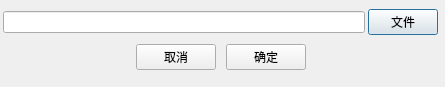
<?xml version="1.0" encoding="UTF-8"?>
<ui version="4.0">
 <class>opendialog</class>
 <widget class="QDialog" name="opendialog">
  <property name="geometry">
   <rect>
    <x>0</x>
    <y>0</y>
    <width>445</width>
    <height>87</height>
   </rect>
  </property>
  <property name="windowTitle">
   <string>打开文件/地址</string>
  </property>
  <widget class="QWidget" name="verticalLayoutWidget">
   <property name="geometry">
    <rect>
     <x>0</x>
     <y>0</y>
     <width>441</width>
     <height>81</height>
    </rect>
   </property>
   <layout class="QVBoxLayout" name="verticalLayout">
    <property name="spacing">
     <number>3</number>
    </property>
    <property name="leftMargin">
     <number>3</number>
    </property>
    <property name="topMargin">
     <number>3</number>
    </property>
    <property name="rightMargin">
     <number>3</number>
    </property>
    <property name="bottomMargin">
     <number>3</number>
    </property>
    <item>
     <layout class="QHBoxLayout" name="horizontalLayout">
      <property name="spacing">
       <number>3</number>
      </property>
      <item>
       <widget class="QLineEdit" name="lineEdit">
        <property name="toolTip">
         <string>请输入网址或文件路径</string>
        </property>
       </widget>
      </item>
      <item>
       <widget class="QPushButton" name="pushButton">
        <property name="sizePolicy">
         <sizepolicy hsizetype="Fixed" vsizetype="Fixed">
          <horstretch>0</horstretch>
          <verstretch>0</verstretch>
         </sizepolicy>
        </property>
        <property name="minimumSize">
         <size>
          <width>50</width>
          <height>0</height>
         </size>
        </property>
        <property name="maximumSize">
         <size>
          <width>70</width>
          <height>16777215</height>
         </size>
        </property>
        <property name="text">
         <string>文件</string>
        </property>
       </widget>
      </item>
     </layout>
    </item>
    <item>
     <layout class="QHBoxLayout" name="horizontalLayout_2">
      <property name="spacing">
       <number>10</number>
      </property>
      <item>
       <spacer name="horizontalSpacer_2">
        <property name="orientation">
         <enum>Qt::Horizontal</enum>
        </property>
        <property name="sizeHint" stdset="0">
         <size>
          <width>40</width>
          <height>20</height>
         </size>
        </property>
       </spacer>
      </item>
      <item>
       <widget class="QPushButton" name="pushButton_2">
        <property name="text">
         <string>取消</string>
        </property>
       </widget>
      </item>
      <item>
       <widget class="QPushButton" name="pushButton_3">
        <property name="text">
         <string>确定</string>
        </property>
       </widget>
      </item>
      <item>
       <spacer name="horizontalSpacer">
        <property name="orientation">
         <enum>Qt::Horizontal</enum>
        </property>
        <property name="sizeHint" stdset="0">
         <size>
          <width>40</width>
          <height>20</height>
         </size>
        </property>
       </spacer>
      </item>
     </layout>
    </item>
   </layout>
  </widget>
 </widget>
 <resources/>
 <connections/>
</ui>
